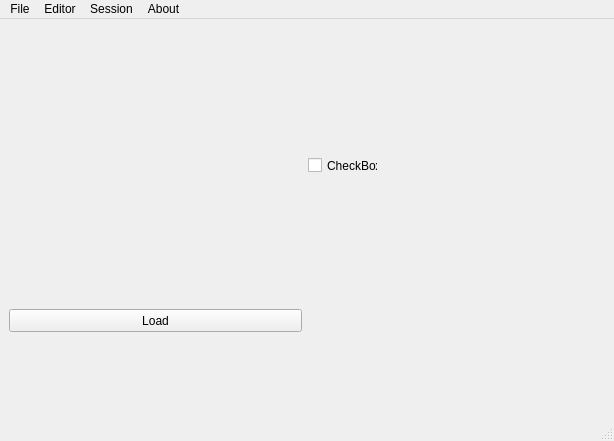
<?xml version="1.0" encoding="UTF-8"?>
<ui version="4.0">
 <class>MainWindow</class>
 <widget class="QMainWindow" name="MainWindow">
  <property name="geometry">
   <rect>
    <x>0</x>
    <y>0</y>
    <width>614</width>
    <height>441</height>
   </rect>
  </property>
  <property name="windowTitle">
   <string>MainWindow</string>
  </property>
  <widget class="QWidget" name="centralwidget">
   <widget class="QPushButton" name="pushButton">
    <property name="geometry">
     <rect>
      <x>9</x>
      <y>290</y>
      <width>293</width>
      <height>23</height>
     </rect>
    </property>
    <property name="minimumSize">
     <size>
      <width>293</width>
      <height>23</height>
     </size>
    </property>
    <property name="text">
     <string>Load</string>
    </property>
   </widget>
   <widget class="QCheckBox" name="checkBox">
    <property name="geometry">
     <rect>
      <x>308</x>
      <y>138</y>
      <width>70</width>
      <height>17</height>
     </rect>
    </property>
    <property name="text">
     <string>CheckBox</string>
    </property>
   </widget>
  </widget>
  <widget class="QMenuBar" name="menubar">
   <property name="geometry">
    <rect>
     <x>0</x>
     <y>0</y>
     <width>614</width>
     <height>21</height>
    </rect>
   </property>
   <widget class="QMenu" name="menuFile">
    <property name="title">
     <string>File</string>
    </property>
    <addaction name="actionOpen"/>
    <addaction name="actionSave"/>
    <addaction name="actionSave_2"/>
    <addaction name="separator"/>
    <addaction name="actionNew_Session"/>
    <addaction name="actionClose"/>
   </widget>
   <widget class="QMenu" name="menuView">
    <property name="title">
     <string>Editor</string>
    </property>
    <addaction name="actionNew"/>
    <addaction name="actionOpen_2"/>
   </widget>
   <widget class="QMenu" name="menuSession">
    <property name="title">
     <string>Session</string>
    </property>
    <widget class="QMenu" name="menuBachelors">
     <property name="title">
      <string>Bachelors</string>
     </property>
     <addaction name="actionFirst_Year"/>
     <addaction name="actionSecond_Year"/>
     <addaction name="actionThird_Year"/>
    </widget>
    <widget class="QMenu" name="menuMasters">
     <property name="title">
      <string>Masters</string>
     </property>
     <widget class="QMenu" name="menuThird_Semester">
      <property name="title">
       <string>Third Semester</string>
      </property>
      <addaction name="actionCondensed_Matter"/>
      <addaction name="actionParticle_and_Nuclear"/>
      <addaction name="actionSolid_State"/>
      <addaction name="actionMaterial_Physics"/>
      <addaction name="actionLaser"/>
     </widget>
     <widget class="QMenu" name="menuFourth_Semester">
      <property name="title">
       <string>Fourth Semester</string>
      </property>
      <addaction name="actionCondensed_Matter_2"/>
      <addaction name="actionParticle_and_Nuclear_2"/>
      <addaction name="actionSolid_State_2"/>
      <addaction name="actionLaser_2"/>
      <addaction name="actionLaser_3"/>
     </widget>
     <addaction name="actionFirst_Semester"/>
     <addaction name="actionSecond_Semester"/>
     <addaction name="menuThird_Semester"/>
     <addaction name="menuFourth_Semester"/>
    </widget>
    <addaction name="menuBachelors"/>
    <addaction name="menuMasters"/>
    <addaction name="separator"/>
    <addaction name="actionCustom"/>
   </widget>
   <widget class="QMenu" name="menuAbout">
    <property name="title">
     <string>About</string>
    </property>
   </widget>
   <addaction name="menuFile"/>
   <addaction name="menuView"/>
   <addaction name="menuSession"/>
   <addaction name="menuAbout"/>
  </widget>
  <widget class="QStatusBar" name="statusbar"/>
  <action name="actionOpen">
   <property name="text">
    <string>New</string>
   </property>
  </action>
  <action name="actionSave">
   <property name="text">
    <string>Open</string>
   </property>
  </action>
  <action name="actionSave_2">
   <property name="text">
    <string>Save</string>
   </property>
  </action>
  <action name="actionNew_Session">
   <property name="text">
    <string>New Session</string>
   </property>
  </action>
  <action name="actionClose">
   <property name="text">
    <string>Close</string>
   </property>
  </action>
  <action name="actionNew">
   <property name="text">
    <string>New</string>
   </property>
  </action>
  <action name="actionOpen_2">
   <property name="text">
    <string>Open</string>
   </property>
  </action>
  <action name="actionCustom">
   <property name="text">
    <string>Custom</string>
   </property>
  </action>
  <action name="actionFirst_Year">
   <property name="text">
    <string>First Year</string>
   </property>
  </action>
  <action name="actionSecond_Year">
   <property name="text">
    <string>Second Year</string>
   </property>
  </action>
  <action name="actionThird_Year">
   <property name="text">
    <string>Third Year</string>
   </property>
  </action>
  <action name="actionFirst_Semester">
   <property name="text">
    <string>First Semester</string>
   </property>
  </action>
  <action name="actionSecond_Semester">
   <property name="text">
    <string>Second Semester</string>
   </property>
  </action>
  <action name="actionCondensed_Matter">
   <property name="text">
    <string>Condensed Matter</string>
   </property>
  </action>
  <action name="actionParticle_and_Nuclear">
   <property name="text">
    <string>Particle and Nuclear</string>
   </property>
  </action>
  <action name="actionSolid_State">
   <property name="text">
    <string>Solid State</string>
   </property>
  </action>
  <action name="actionMaterial_Physics">
   <property name="text">
    <string>Material Physics</string>
   </property>
  </action>
  <action name="actionLaser">
   <property name="text">
    <string>Laser</string>
   </property>
  </action>
  <action name="actionCondensed_Matter_2">
   <property name="text">
    <string>Condensed Matter</string>
   </property>
  </action>
  <action name="actionParticle_and_Nuclear_2">
   <property name="text">
    <string>Particle and Nuclear</string>
   </property>
  </action>
  <action name="actionSolid_State_2">
   <property name="text">
    <string>Solid State </string>
   </property>
  </action>
  <action name="actionLaser_2">
   <property name="text">
    <string>Material Physics</string>
   </property>
  </action>
  <action name="actionLaser_3">
   <property name="text">
    <string>Laser</string>
   </property>
  </action>
 </widget>
 <resources/>
 <connections/>
</ui>
